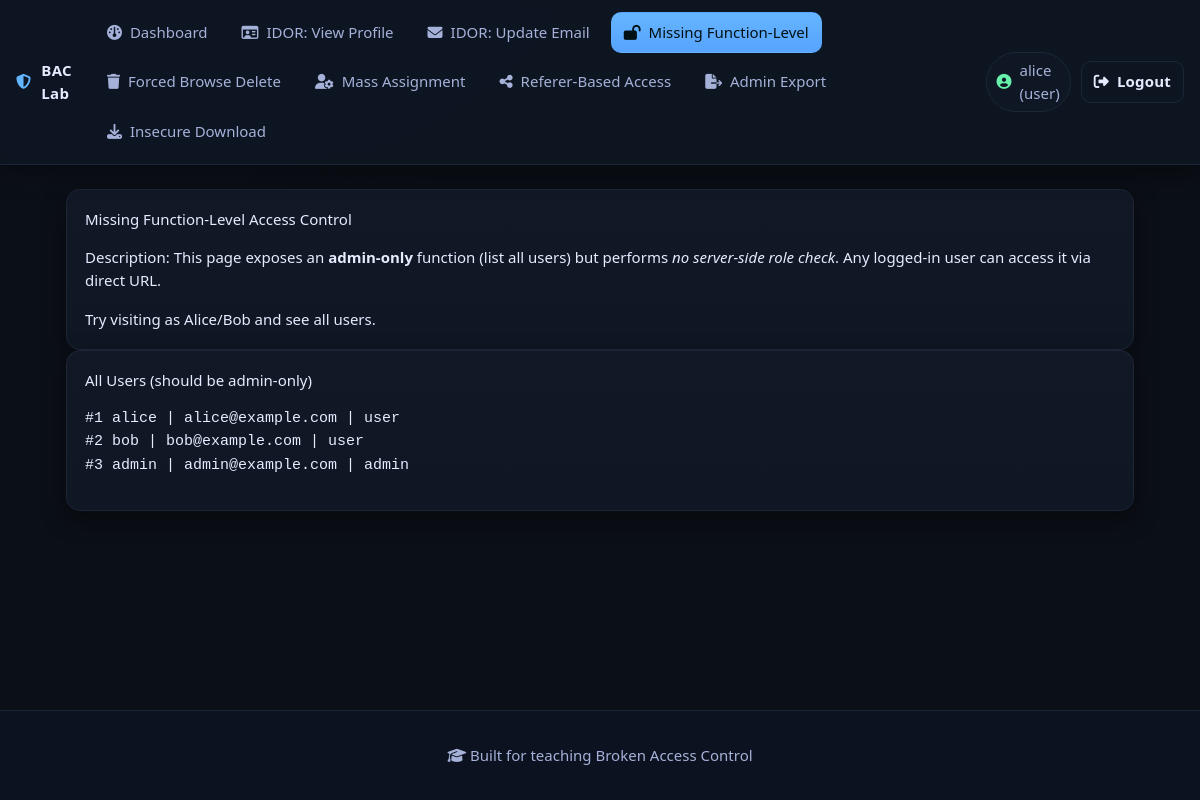
/3_missing_function_level_admin.php (signed in), run on the app's committed database.
### tables this page shows
CREATE TABLE users (
  id INT AUTO_INCREMENT PRIMARY KEY,
  username VARCHAR(50) UNIQUE NOT NULL,
  password VARCHAR(100) NOT NULL,
  email VARCHAR(120) NOT NULL,
  role ENUM('user','admin') NOT NULL DEFAULT 'user'
);

### 3_missing_function_level_admin.php (the view, shortened to what this page needs)
<?php require 'config.php'; require 'helpers.php'; require_login(); topnav('Missing Function-Level Access Control'); ?>
<div class="card">
  <div class="h">Missing Function-Level Access Control</div>
  <p class="p">Description: This page exposes an <strong>admin-only</strong> function (list all users) but performs
    <em>no server-side role check</em>. Any logged-in user can access it via direct URL.</p>
  <div class="notice">Try visiting as Alice/Bob and see all users.</div>
</div>
<?php
$rows = $pdo->query('SELECT id, username, email, role FROM users ORDER BY id')->fetchAll();
?>
<div class="card">
  <div class="h">All Users (should be admin-only)</div>
  <div class="code"><pre><?php foreach($rows as $r){ echo sprintf("#%d %s | %s | %s\n",
    $r['id'], $r['username'], $r['email'], $r['role']); } ?></pre></div>
</div>

### styles.css (style rules this page uses)
:root { --bg:#0b0f16; --panel:#121826; --panel-2:#0f1724; --border:#1d2637; --text:#e6ebff; --muted:#a5b1d8; --accent:#64b5ff; --accent-2:#66f0a9; --danger:#ff6b6b; --shadow: 0 8px 24px rgba(0,0,0,.35); }
* { box-sizing:border-box }
html,body { height:100% }
html { scroll-behavior:smooth }
body { margin:0; background: radial-gradient(1200px 700px at 10% -10%, #0f1421 0%, var(--bg) 45%) no-repeat fixed; color:var(--text); font: 15px/1.55 system-ui, -apple-system, Segoe UI, Roboto, Ubuntu, "Helvetica Neue", Arial, "Noto Color Emoji", "Apple Color Emoji", sans-serif; }
.card { background:linear-gradient(180deg, var(--panel), var(--panel-2)); border:1px solid var(--border); border-radius:14px; padding:18px; box-shadow: var(--shadow); }
html, body { height: 100%; }
body { display: flex; flex-direction: column; }

### data on the page
users: id "1", username "alice", email "alice@example.com", role "user"
users: id "2", username "bob", email "bob@example.com", role "user"
users: id "3", username "admin", email "admin@example.com", role "admin"

### other printed values
$label "Dashboard"
$label "IDOR: View Profile"
$label "IDOR: Update Email"
$label "Missing Function-Level"
$label "Forced Browse Delete"
$label "Mass Assignment"
$label "Referer-Based Access"
$label "Admin Export"
$label "Insecure Download"
$u['username'] "alice"
$u['role'] "user"
